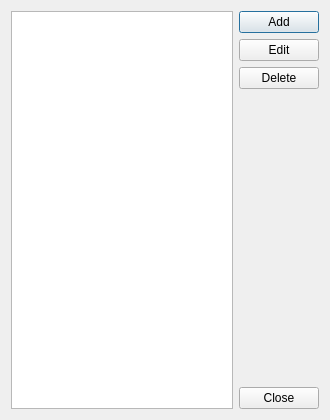
<?xml version="1.0" encoding="UTF-8"?>
<ui version="4.0">
 <class>EmployeeDialog</class>
 <widget class="QDialog" name="EmployeeDialog">
  <property name="geometry">
   <rect>
    <x>0</x>
    <y>0</y>
    <width>330</width>
    <height>420</height>
   </rect>
  </property>
  <property name="minimumSize">
   <size>
    <width>330</width>
    <height>420</height>
   </size>
  </property>
  <property name="windowTitle">
   <string>Employees</string>
  </property>
  <layout class="QGridLayout" name="gridLayout">
   <item row="0" column="0">
    <layout class="QHBoxLayout" name="horizontalLayout">
     <item>
      <widget class="QListView" name="listEmployees">
       <property name="editTriggers">
        <set>QAbstractItemView::NoEditTriggers</set>
       </property>
      </widget>
     </item>
     <item>
      <layout class="QVBoxLayout" name="verticalLayout">
       <item>
        <widget class="QPushButton" name="btnAdd">
         <property name="text">
          <string>Add</string>
         </property>
        </widget>
       </item>
       <item>
        <widget class="QPushButton" name="btnEdit">
         <property name="text">
          <string>Edit</string>
         </property>
        </widget>
       </item>
       <item>
        <widget class="QPushButton" name="btnDelete">
         <property name="text">
          <string>Delete</string>
         </property>
        </widget>
       </item>
       <item>
        <spacer name="verticalSpacer">
         <property name="orientation">
          <enum>Qt::Vertical</enum>
         </property>
         <property name="sizeHint" stdset="0">
          <size>
           <width>20</width>
           <height>40</height>
          </size>
         </property>
        </spacer>
       </item>
       <item>
        <widget class="QPushButton" name="btnClose">
         <property name="text">
          <string>Close</string>
         </property>
        </widget>
       </item>
      </layout>
     </item>
    </layout>
   </item>
  </layout>
 </widget>
 <resources/>
 <connections/>
</ui>
